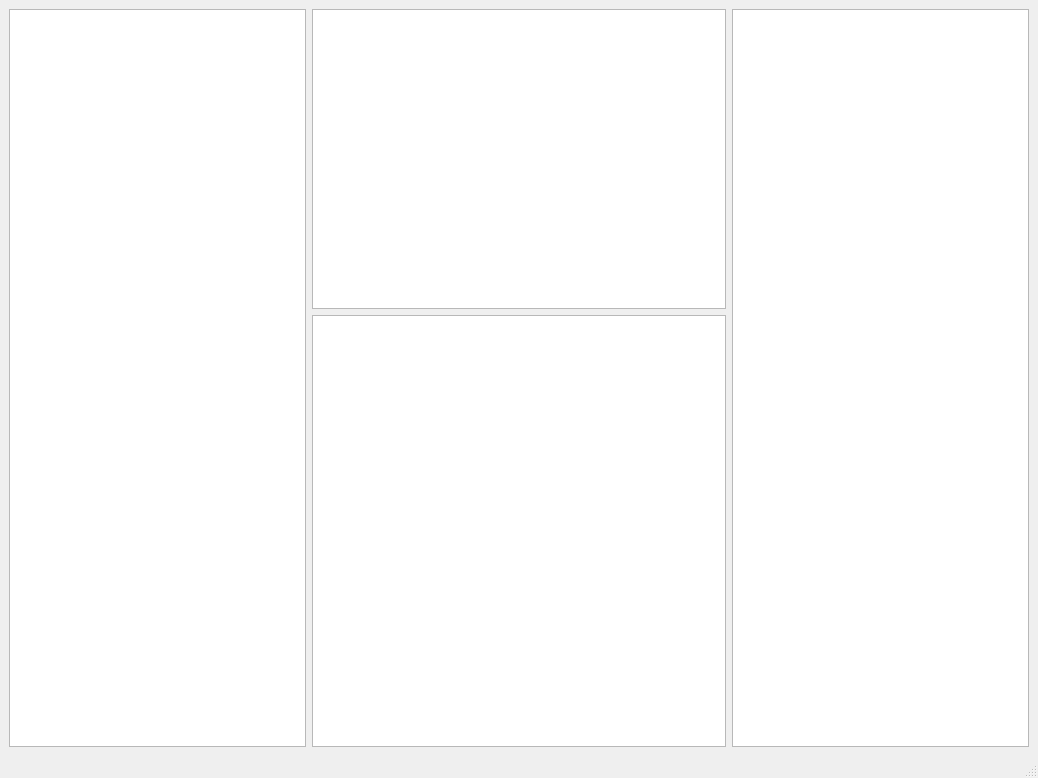
<?xml version="1.0" encoding="UTF-8"?>
<ui version="4.0">
 <class>MainWindow</class>
 <widget class="QMainWindow" name="MainWindow">
  <property name="geometry">
   <rect>
    <x>0</x>
    <y>0</y>
    <width>1038</width>
    <height>778</height>
   </rect>
  </property>
  <property name="windowTitle">
   <string>MainWindow</string>
  </property>
  <widget class="QWidget" name="centralwidget">
   <layout class="QHBoxLayout" name="horizontalLayout_2">
    <item>
     <layout class="QHBoxLayout" name="horizontalLayout">
      <item>
       <widget class="QPlainTextEdit" name="plainTextEdit">
        <property name="maximumSize">
         <size>
          <width>297</width>
          <height>16777215</height>
         </size>
        </property>
       </widget>
      </item>
      <item>
       <layout class="QVBoxLayout" name="verticalLayout">
        <item>
         <widget class="QPlainTextEdit" name="plainTextEdit_2">
          <property name="maximumSize">
           <size>
            <width>1400</width>
            <height>300</height>
           </size>
          </property>
         </widget>
        </item>
        <item>
         <widget class="QPlainTextEdit" name="plainTextEdit_4"/>
        </item>
       </layout>
      </item>
      <item>
       <widget class="QPlainTextEdit" name="plainTextEdit_3">
        <property name="maximumSize">
         <size>
          <width>297</width>
          <height>16777215</height>
         </size>
        </property>
       </widget>
      </item>
     </layout>
    </item>
   </layout>
  </widget>
  <widget class="QMenuBar" name="menubar">
   <property name="geometry">
    <rect>
     <x>0</x>
     <y>0</y>
     <width>1038</width>
     <height>23</height>
    </rect>
   </property>
  </widget>
  <widget class="QStatusBar" name="statusbar"/>
 </widget>
 <resources/>
 <connections/>
</ui>
